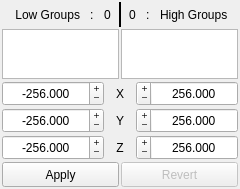
<?xml version="1.0" encoding="UTF-8"?>
<ui version="4.0">
	<class>WindowMain</class>
	<widget class="QMainWindow" name="WindowMain">
		<property name="geometry">
			<rect>
				<x>0</x>
				<y>0</y>
				<width>240</width>
				<height>189</height>
			</rect>
		</property>
		<property name="windowTitle">
			<string>Explode</string>
		</property>
		<property name="windowIcon">
			<iconset>
				<normaloff>../prefs/icons/ToolSeq.svg</normaloff>../prefs/icons/ToolSeq.svg
			</iconset>
		</property>
		<widget class="QWidget" name="Widget_00">
			<layout class="QVBoxLayout" name="verticalLayout">
				<property name="spacing">
					<number>2</number>
				</property>
				<property name="leftMargin">
					<number>2</number>
				</property>
				<property name="topMargin">
					<number>2</number>
				</property>
				<property name="rightMargin">
					<number>2</number>
				</property>
				<property name="bottomMargin">
					<number>2</number>
				</property>
				<item>
					<widget class="QWidget" name="Widget_01" native="true">
						<layout class="QHBoxLayout" name="horizontalLayout_8">
							<property name="spacing">
								<number>4</number>
							</property>
							<property name="leftMargin">
								<number>0</number>
							</property>
							<property name="topMargin">
								<number>0</number>
							</property>
							<property name="rightMargin">
								<number>0</number>
							</property>
							<property name="bottomMargin">
								<number>0</number>
							</property>
							<item>
								<widget class="QWidget" name="Widget_GroupLowCount" native="true">
									<layout class="QHBoxLayout" name="horizontalLayout">
										<property name="spacing">
											<number>10</number>
										</property>
										<property name="leftMargin">
											<number>0</number>
										</property>
										<property name="topMargin">
											<number>0</number>
										</property>
										<property name="rightMargin">
											<number>0</number>
										</property>
										<property name="bottomMargin">
											<number>0</number>
										</property>
										<item>
											<widget class="QLabel" name="label_7">
												<property name="sizePolicy">
													<sizepolicy hsizetype="Ignored" vsizetype="Ignored">
														<horstretch>0</horstretch>
														<verstretch>0</verstretch>
													</sizepolicy>
												</property>
												<property name="minimumSize">
													<size>
														<width>0</width>
														<height>25</height>
													</size>
												</property>
												<property name="text">
													<string>Low Groups</string>
												</property>
												<property name="alignment">
													<set>Qt::AlignRight|Qt::AlignTrailing|Qt::AlignVCenter</set>
												</property>
											</widget>
										</item>
										<item>
											<widget class="QLabel" name="label_2">
												<property name="sizePolicy">
													<sizepolicy hsizetype="Fixed" vsizetype="Ignored">
														<horstretch>0</horstretch>
														<verstretch>0</verstretch>
													</sizepolicy>
												</property>
												<property name="minimumSize">
													<size>
														<width>0</width>
														<height>25</height>
													</size>
												</property>
												<property name="text">
													<string>:</string>
												</property>
											</widget>
										</item>
										<item>
											<widget class="QLabel" name="Label_GroupLowCount">
												<property name="sizePolicy">
													<sizepolicy hsizetype="Fixed" vsizetype="Ignored">
														<horstretch>0</horstretch>
														<verstretch>0</verstretch>
													</sizepolicy>
												</property>
												<property name="minimumSize">
													<size>
														<width>0</width>
														<height>25</height>
													</size>
												</property>
												<property name="text">
													<string>0</string>
												</property>
											</widget>
										</item>
									</layout>
								</widget>
							</item>
							<item>
								<widget class="Line" name="line">
									<property name="sizePolicy">
										<sizepolicy hsizetype="Fixed" vsizetype="Ignored">
											<horstretch>0</horstretch>
											<verstretch>0</verstretch>
										</sizepolicy>
									</property>
									<property name="minimumSize">
										<size>
											<width>10</width>
											<height>25</height>
										</size>
									</property>
									<property name="frameShadow">
										<enum>QFrame::Plain</enum>
									</property>
									<property name="lineWidth">
										<number>2</number>
									</property>
									<property name="orientation">
										<enum>Qt::Vertical</enum>
									</property>
								</widget>
							</item>
							<item>
								<widget class="QWidget" name="Widget_GroupHigCount" native="true">
									<layout class="QHBoxLayout" name="horizontalLayout_7">
										<property name="spacing">
											<number>10</number>
										</property>
										<property name="leftMargin">
											<number>0</number>
										</property>
										<property name="topMargin">
											<number>0</number>
										</property>
										<property name="rightMargin">
											<number>0</number>
										</property>
										<property name="bottomMargin">
											<number>0</number>
										</property>
										<item>
											<widget class="QLabel" name="Label_GroupHigCount">
												<property name="sizePolicy">
													<sizepolicy hsizetype="Fixed" vsizetype="Ignored">
														<horstretch>0</horstretch>
														<verstretch>0</verstretch>
													</sizepolicy>
												</property>
												<property name="minimumSize">
													<size>
														<width>0</width>
														<height>25</height>
													</size>
												</property>
												<property name="text">
													<string>0</string>
												</property>
											</widget>
										</item>
										<item>
											<widget class="QLabel" name="label_6">
												<property name="sizePolicy">
													<sizepolicy hsizetype="Fixed" vsizetype="Ignored">
														<horstretch>0</horstretch>
														<verstretch>0</verstretch>
													</sizepolicy>
												</property>
												<property name="minimumSize">
													<size>
														<width>0</width>
														<height>25</height>
													</size>
												</property>
												<property name="text">
													<string>:</string>
												</property>
											</widget>
										</item>
										<item>
											<widget class="QLabel" name="label">
												<property name="sizePolicy">
													<sizepolicy hsizetype="Ignored" vsizetype="Ignored">
														<horstretch>0</horstretch>
														<verstretch>0</verstretch>
													</sizepolicy>
												</property>
												<property name="minimumSize">
													<size>
														<width>0</width>
														<height>25</height>
													</size>
												</property>
												<property name="text">
													<string>High Groups</string>
												</property>
											</widget>
										</item>
									</layout>
								</widget>
							</item>
						</layout>
					</widget>
				</item>
				<item>
					<widget class="QWidget" name="Widget_02" native="true">
						<layout class="QHBoxLayout" name="horizontalLayout_2">
							<property name="spacing">
								<number>2</number>
							</property>
							<property name="leftMargin">
								<number>0</number>
							</property>
							<property name="topMargin">
								<number>0</number>
							</property>
							<property name="rightMargin">
								<number>0</number>
							</property>
							<property name="bottomMargin">
								<number>0</number>
							</property>
							<item>
								<widget class="QPlainTextEdit" name="Text_GroupLow">
									<property name="sizePolicy">
										<sizepolicy hsizetype="Ignored" vsizetype="Expanding">
											<horstretch>0</horstretch>
											<verstretch>0</verstretch>
										</sizepolicy>
									</property>
									<property name="minimumSize">
										<size>
											<width>0</width>
											<height>25</height>
										</size>
									</property>
									<property name="lineWrapMode">
										<enum>QPlainTextEdit::NoWrap</enum>
									</property>
								</widget>
							</item>
							<item>
								<widget class="QPlainTextEdit" name="Text_GroupHig">
									<property name="sizePolicy">
										<sizepolicy hsizetype="Ignored" vsizetype="Expanding">
											<horstretch>0</horstretch>
											<verstretch>0</verstretch>
										</sizepolicy>
									</property>
									<property name="minimumSize">
										<size>
											<width>0</width>
											<height>25</height>
										</size>
									</property>
									<property name="layoutDirection">
										<enum>Qt::RightToLeft</enum>
									</property>
									<property name="lineWrapMode">
										<enum>QPlainTextEdit::NoWrap</enum>
									</property>
								</widget>
							</item>
						</layout>
					</widget>
				</item>
				<item>
					<widget class="QWidget" name="Widget_03" native="true">
						<layout class="QHBoxLayout" name="horizontalLayout_3">
							<property name="spacing">
								<number>12</number>
							</property>
							<property name="leftMargin">
								<number>0</number>
							</property>
							<property name="topMargin">
								<number>0</number>
							</property>
							<property name="rightMargin">
								<number>0</number>
							</property>
							<property name="bottomMargin">
								<number>0</number>
							</property>
							<item>
								<widget class="QDoubleSpinBox" name="Float_XMin">
									<property name="sizePolicy">
										<sizepolicy hsizetype="Ignored" vsizetype="Ignored">
											<horstretch>0</horstretch>
											<verstretch>0</verstretch>
										</sizepolicy>
									</property>
									<property name="minimumSize">
										<size>
											<width>0</width>
											<height>25</height>
										</size>
									</property>
									<property name="alignment">
										<set>Qt::AlignCenter</set>
									</property>
									<property name="buttonSymbols">
										<enum>QAbstractSpinBox::PlusMinus</enum>
									</property>
									<property name="decimals">
										<number>3</number>
									</property>
									<property name="minimum">
										<double>-999999.000000000000000</double>
									</property>
									<property name="maximum">
										<double>999999.000000000000000</double>
									</property>
									<property name="value">
										<double>-256.000000000000000</double>
									</property>
								</widget>
							</item>
							<item>
								<widget class="QLabel" name="label_3">
									<property name="sizePolicy">
										<sizepolicy hsizetype="Fixed" vsizetype="Ignored">
											<horstretch>0</horstretch>
											<verstretch>0</verstretch>
										</sizepolicy>
									</property>
									<property name="minimumSize">
										<size>
											<width>0</width>
											<height>25</height>
										</size>
									</property>
									<property name="text">
										<string>X</string>
									</property>
									<property name="alignment">
										<set>Qt::AlignCenter</set>
									</property>
								</widget>
							</item>
							<item>
								<widget class="QDoubleSpinBox" name="Float_XMax">
									<property name="sizePolicy">
										<sizepolicy hsizetype="Ignored" vsizetype="Ignored">
											<horstretch>0</horstretch>
											<verstretch>0</verstretch>
										</sizepolicy>
									</property>
									<property name="minimumSize">
										<size>
											<width>0</width>
											<height>25</height>
										</size>
									</property>
									<property name="layoutDirection">
										<enum>Qt::RightToLeft</enum>
									</property>
									<property name="alignment">
										<set>Qt::AlignCenter</set>
									</property>
									<property name="buttonSymbols">
										<enum>QAbstractSpinBox::PlusMinus</enum>
									</property>
									<property name="decimals">
										<number>3</number>
									</property>
									<property name="minimum">
										<double>-999999.000000000000000</double>
									</property>
									<property name="maximum">
										<double>999999.000000000000000</double>
									</property>
									<property name="value">
										<double>256.000000000000000</double>
									</property>
								</widget>
							</item>
						</layout>
					</widget>
				</item>
				<item>
					<widget class="QWidget" name="Widget_04" native="true">
						<layout class="QHBoxLayout" name="horizontalLayout_4">
							<property name="spacing">
								<number>12</number>
							</property>
							<property name="leftMargin">
								<number>0</number>
							</property>
							<property name="topMargin">
								<number>0</number>
							</property>
							<property name="rightMargin">
								<number>0</number>
							</property>
							<property name="bottomMargin">
								<number>0</number>
							</property>
							<item>
								<widget class="QDoubleSpinBox" name="Float_YMin">
									<property name="sizePolicy">
										<sizepolicy hsizetype="Ignored" vsizetype="Ignored">
											<horstretch>0</horstretch>
											<verstretch>0</verstretch>
										</sizepolicy>
									</property>
									<property name="minimumSize">
										<size>
											<width>0</width>
											<height>25</height>
										</size>
									</property>
									<property name="alignment">
										<set>Qt::AlignCenter</set>
									</property>
									<property name="buttonSymbols">
										<enum>QAbstractSpinBox::PlusMinus</enum>
									</property>
									<property name="decimals">
										<number>3</number>
									</property>
									<property name="minimum">
										<double>-999999.000000000000000</double>
									</property>
									<property name="maximum">
										<double>999999.000000000000000</double>
									</property>
									<property name="value">
										<double>-256.000000000000000</double>
									</property>
								</widget>
							</item>
							<item>
								<widget class="QLabel" name="label_4">
									<property name="sizePolicy">
										<sizepolicy hsizetype="Fixed" vsizetype="Ignored">
											<horstretch>0</horstretch>
											<verstretch>0</verstretch>
										</sizepolicy>
									</property>
									<property name="minimumSize">
										<size>
											<width>0</width>
											<height>25</height>
										</size>
									</property>
									<property name="text">
										<string>Y</string>
									</property>
									<property name="alignment">
										<set>Qt::AlignCenter</set>
									</property>
								</widget>
							</item>
							<item>
								<widget class="QDoubleSpinBox" name="Float_YMax">
									<property name="sizePolicy">
										<sizepolicy hsizetype="Ignored" vsizetype="Ignored">
											<horstretch>0</horstretch>
											<verstretch>0</verstretch>
										</sizepolicy>
									</property>
									<property name="minimumSize">
										<size>
											<width>0</width>
											<height>25</height>
										</size>
									</property>
									<property name="layoutDirection">
										<enum>Qt::RightToLeft</enum>
									</property>
									<property name="alignment">
										<set>Qt::AlignCenter</set>
									</property>
									<property name="buttonSymbols">
										<enum>QAbstractSpinBox::PlusMinus</enum>
									</property>
									<property name="decimals">
										<number>3</number>
									</property>
									<property name="minimum">
										<double>-999999.000000000000000</double>
									</property>
									<property name="maximum">
										<double>999999.000000000000000</double>
									</property>
									<property name="value">
										<double>256.000000000000000</double>
									</property>
								</widget>
							</item>
						</layout>
					</widget>
				</item>
				<item>
					<widget class="QWidget" name="Widget_05" native="true">
						<layout class="QHBoxLayout" name="horizontalLayout_5">
							<property name="spacing">
								<number>12</number>
							</property>
							<property name="leftMargin">
								<number>0</number>
							</property>
							<property name="topMargin">
								<number>0</number>
							</property>
							<property name="rightMargin">
								<number>0</number>
							</property>
							<property name="bottomMargin">
								<number>0</number>
							</property>
							<item>
								<widget class="QDoubleSpinBox" name="Float_ZMin">
									<property name="sizePolicy">
										<sizepolicy hsizetype="Ignored" vsizetype="Ignored">
											<horstretch>0</horstretch>
											<verstretch>0</verstretch>
										</sizepolicy>
									</property>
									<property name="minimumSize">
										<size>
											<width>0</width>
											<height>25</height>
										</size>
									</property>
									<property name="alignment">
										<set>Qt::AlignCenter</set>
									</property>
									<property name="buttonSymbols">
										<enum>QAbstractSpinBox::PlusMinus</enum>
									</property>
									<property name="decimals">
										<number>3</number>
									</property>
									<property name="minimum">
										<double>-999999.000000000000000</double>
									</property>
									<property name="maximum">
										<double>999999.000000000000000</double>
									</property>
									<property name="value">
										<double>-256.000000000000000</double>
									</property>
								</widget>
							</item>
							<item>
								<widget class="QLabel" name="label_5">
									<property name="sizePolicy">
										<sizepolicy hsizetype="Fixed" vsizetype="Ignored">
											<horstretch>0</horstretch>
											<verstretch>0</verstretch>
										</sizepolicy>
									</property>
									<property name="minimumSize">
										<size>
											<width>0</width>
											<height>25</height>
										</size>
									</property>
									<property name="text">
										<string>Z</string>
									</property>
									<property name="alignment">
										<set>Qt::AlignCenter</set>
									</property>
								</widget>
							</item>
							<item>
								<widget class="QDoubleSpinBox" name="Float_ZMax">
									<property name="sizePolicy">
										<sizepolicy hsizetype="Ignored" vsizetype="Ignored">
											<horstretch>0</horstretch>
											<verstretch>0</verstretch>
										</sizepolicy>
									</property>
									<property name="minimumSize">
										<size>
											<width>0</width>
											<height>25</height>
										</size>
									</property>
									<property name="layoutDirection">
										<enum>Qt::RightToLeft</enum>
									</property>
									<property name="alignment">
										<set>Qt::AlignCenter</set>
									</property>
									<property name="buttonSymbols">
										<enum>QAbstractSpinBox::PlusMinus</enum>
									</property>
									<property name="decimals">
										<number>3</number>
									</property>
									<property name="minimum">
										<double>-999999.000000000000000</double>
									</property>
									<property name="maximum">
										<double>999999.000000000000000</double>
									</property>
									<property name="value">
										<double>256.000000000000000</double>
									</property>
								</widget>
							</item>
						</layout>
					</widget>
				</item>
				<item>
					<widget class="QWidget" name="Widget_06" native="true">
						<layout class="QHBoxLayout" name="horizontalLayout_6">
							<property name="spacing">
								<number>2</number>
							</property>
							<property name="leftMargin">
								<number>0</number>
							</property>
							<property name="topMargin">
								<number>0</number>
							</property>
							<property name="rightMargin">
								<number>0</number>
							</property>
							<property name="bottomMargin">
								<number>0</number>
							</property>
							<item>
								<widget class="QPushButton" name="Button_Apply">
									<property name="sizePolicy">
										<sizepolicy hsizetype="Ignored" vsizetype="Ignored">
											<horstretch>0</horstretch>
											<verstretch>0</verstretch>
										</sizepolicy>
									</property>
									<property name="minimumSize">
										<size>
											<width>0</width>
											<height>25</height>
										</size>
									</property>
									<property name="text">
										<string>Apply</string>
									</property>
								</widget>
							</item>
							<item>
								<widget class="QPushButton" name="Button_Revert">
									<property name="enabled">
										<bool>false</bool>
									</property>
									<property name="sizePolicy">
										<sizepolicy hsizetype="Ignored" vsizetype="Ignored">
											<horstretch>0</horstretch>
											<verstretch>0</verstretch>
										</sizepolicy>
									</property>
									<property name="minimumSize">
										<size>
											<width>0</width>
											<height>25</height>
										</size>
									</property>
									<property name="text">
										<string>Revert</string>
									</property>
								</widget>
							</item>
						</layout>
					</widget>
				</item>
			</layout>
		</widget>
	</widget>
	<resources/>
	<connections/>
</ui>
